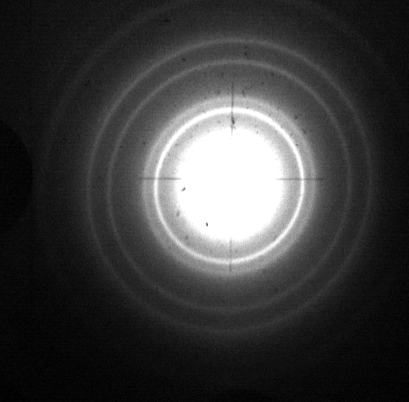
#> input picture Lab2 The Electron Microscope/Diffraction Pattern Pictures and Code/au4.bmp, 409 x 402 px
$ python ringfinder.py   (Python 2 division)
#> lines starting #> are read from the running program, lines starting #| are printed output that depends on the picture
 #!/usr/bin/env python
from __future__ import division
import numpy as np
import matplotlib.pyplot as plt
import scipy.ndimage, scipy.signal

"""
EXPERIMENT 2: ELECTRON MICROSCOPE
This module finds the positions of the rings of various metals.
I take 1 row of the array so that I get a fixed y value so
I can vary x and get the intensity of the electron beam. Scipy's
ndimage module was used to read an image and put the output into
a 409 by 409 array.

Latest Revision: March 2 2016
"""

__author__ = "Eric Yeung"

# READING THE FILE
def read_(file_name):
#> called with file_name = 'au4.bmp'
    diffraction_pattern = scipy.ndimage.imread(file_name, flatten = True)
#> diffraction_pattern: shape (402, 409) float32; min 0, max 255, mean 60.8
    return diffraction_pattern

xplot = np.arange(0, 409) # Axis to plot each diffraction pattern

# FOR GOLD (center is at 230.402, 179.052)
gold = read_('au4.bmp')
gold_xaxis = gold[230,:] # Extract x axis at the midpoint of y so no duplicates
#> gold_xaxis = 409 values, max 255 at index 205, min 4 at index 4, mean 101.9

# FOR ALUMINUM (center is at  230.402, 177.009)
aluminum = read_('al2.bmp')
#> call 2 of read_, with file_name = 'al2.bmp'
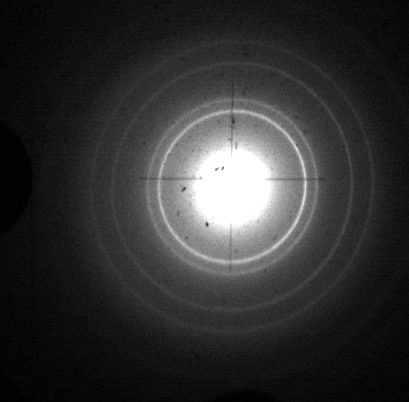
#> input picture Lab2 The Electron Microscope/Diffraction Pattern Pictures and Code/al2.bmp, 409 x 402 px
aluminum_xaxis = aluminum[230,:]
#> aluminum_xaxis = 409 values, max 230 at index 228, min 0 at index 3, mean 84.87

# FOR SILVER (center is at 220.936, 171.486)
silver = read_('ag1.bmp') # Very coarse crystal, bright dots in ring)
#> call 3 of read_, with file_name = 'ag1.bmp'
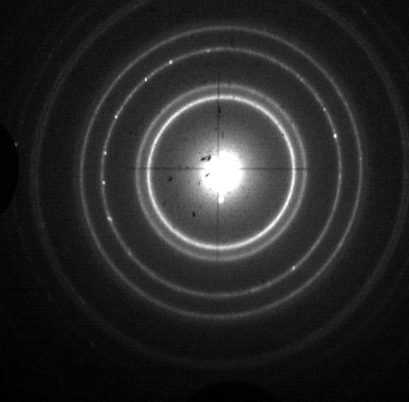
#> input picture Lab2 The Electron Microscope/Diffraction Pattern Pictures and Code/ag1.bmp, 409 x 402 px
silver_xaxis = silver[221,:] # round 220.9 up
#> silver_xaxis = 409 values, max 228 at index 274, min 5 at index 14, mean 56.59

# FOR UNKNOWN CRYSTAL (center is at 223.136, 171.568)
unknown = read_('ukn1.bmp')
#> call 4 of read_, with file_name = 'ukn1.bmp'
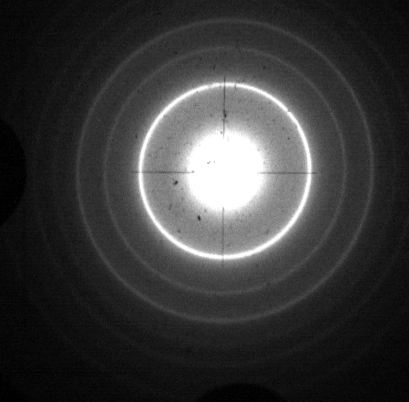
#> input picture Lab2 The Electron Microscope/Diffraction Pattern Pictures and Code/ukn1.bmp, 409 x 402 px
unknown_xaxis = unknown[223,:]
#> unknown_xaxis = 409 values, max 255 at index 157, min 0 at index 0, mean 83.09

# FOR BRIGHTER UNKNOWN CRYSTAL (center is at 222.844, 172.234)
bright_unknown = read_('ukn3.bmp')
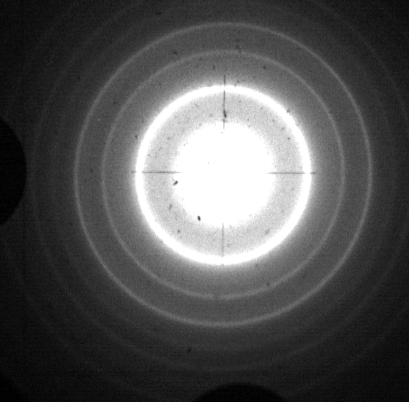
#> input picture Lab2 The Electron Microscope/Diffraction Pattern Pictures and Code/ukn3.bmp, 409 x 402 px
bright_unknown_xaxis = bright_unknown[223,:]
#> bright_unknown_xaxis = 409 values, max 255 at index 150, min 1 at index 0, mean 130.3

# FOR NON-EPITAXIAL NICKEL (center is at 221.21, 180.073)
nonepitax = read_('ni1(not epitaxial).bmp')
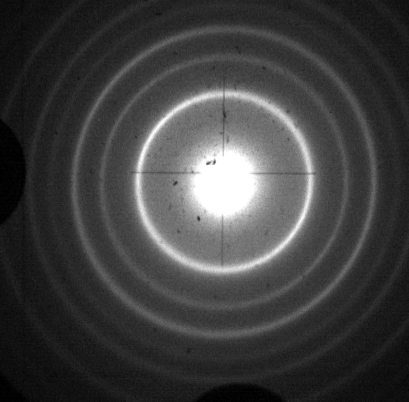
#> input picture Lab2 The Electron Microscope/Diffraction Pattern Pictures and Code/ni1(not epitaxial).bmp, 409 x 402 px
nonepitax_xaxis = nonepitax[221,:]
#> nonepitax_xaxis = 409 values, max 251 at index 300, min 1 at index 1, mean 92.64

# FOR EPIXTAXIAL NICKET (center is at 221.923, 166.47)
#> (the run stopped early here; a loop or call above may not have finished)
